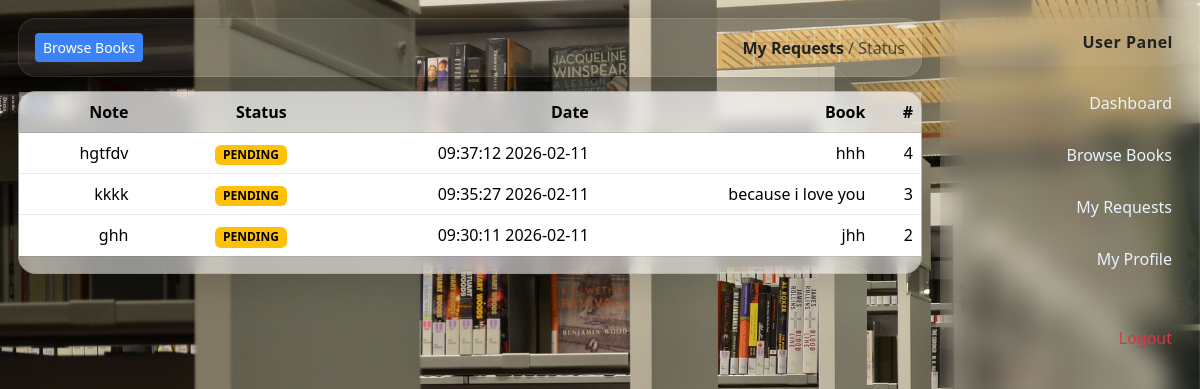
Screenshot of /user/my_requests.php (signed in) with the database file from the repository.
### tables this page shows
CREATE TABLE `requests` (
  `id` int(11) NOT NULL,
  `member_id` int(11) NOT NULL,
  `book_id` int(11) NOT NULL,
  `request_date` timestamp NOT NULL DEFAULT current_timestamp(),
  `status` enum('PENDING','APPROVED','REJECTED') DEFAULT 'PENDING',
  `note` varchar(255) DEFAULT NULL
);

CREATE TABLE `books` (
  `id` int(11) NOT NULL,
  `title` varchar(200) NOT NULL,
  `author` varchar(150) NOT NULL,
  `isbn` varchar(50) DEFAULT NULL,
  `quantity` int(11) NOT NULL DEFAULT 1,
  `available` int(11) NOT NULL DEFAULT 1,
  `created_at` timestamp NOT NULL DEFAULT current_timestamp(),
  `is_deleted` tinyint(1) NOT NULL DEFAULT 0
);

### includes/helpers.php (called while the page is built, shortened)
<?php
function e($str) {
  return htmlspecialchars($str ?? "", ENT_QUOTES, 'UTF-8');
}

### user/my_requests.php (the view, shortened to what this page needs)
<?php
require_once __DIR__ . "/../includes/config.php";
require_once __DIR__ . "/../includes/helpers.php";
$member_id = (int)$_SESSION["member_id"];
$q = $conn->prepare("SELECT r.id, r.request_date, r.status, r.note, b.title
                     FROM requests r JOIN books b ON b.id=r.book_id
                     WHERE r.member_id=? ORDER BY r.id DESC");
$q->bind_param("i", $member_id);
$q->execute();
$rows = $q->get_result();
require_once __DIR__ . "/user_header.php";
require_once __DIR__ . "/user_sidebar.php";
?>
<div class="main">
    <div class="topbar">
        <div><b>My Requests</b> <span class="text-muted">/ Status</span></div>
        <a class="btn btn-outline-primary btn-sm" href="browse_books.php">Browse Books</a>
    </div>
    <div class="cardx">
        <div class="table-responsive">
            <table class="table align-middle">
                <thead>
                    <tr>
                        <th>#</th>
                        <th>Book</th>
                        <th>Date</th>
                        <th>Status</th>
                        <th>Note</th>
                    </tr>
                </thead>
                <tbody>
                    <?php while ($r = $rows->fetch_assoc()): ?>
                        <tr>
                            <td><?= (int)$r["id"] ?></td>
                            <td><?= e($r["title"]) ?></td>
                            <td><?= e($r["request_date"]) ?></td>
                            <td>
                                <?php
                                $s = $r["status"];
                                $cls = $s === "PENDING" ? "text-bg-warning" : ($s === "APPROVED" ? "text-bg-success" : "text-bg-danger");
                                ?>
                                <span class="badge <?= $cls ?>"><?= e($s) ?></span>
                            </td>
                            <td><?= e($r["note"]) ?></td>
                        </tr>
                    <?php endwhile; ?>
                </tbody>
            </table>
        </div>
    </div>
</div>

### assets/css/style.css (style rules this page uses)
:root { --bg:#0b1220; --card: rgba(255,255,255,.07); --card2: rgba(255,255,255,.09); --text:#eaf1ff; --muted: rgba(234,241,255,.70); --line: rgba(255,255,255,.10); --primary:#4f8cff; --primary2:#2563eb; --danger:#ef4444; --shadow: 0 18px 55px rgba(0,0,0,.38); --radius: 18px; }
body { background: url("/library/assets/img/4.jpg"); background-size:cover; background-position:center; background-attachment:fixed; color:#222; }
.main { flex:1; padding:18px 18px 40px; }
.topbar { display:flex; align-items:center; justify-content:space-between; padding:14px 16px; border-radius: var(--radius); background: rgba(255,255,255,.06); border:1px solid var(--line); box-shadow: var(--shadow); margin-bottom:14px; }
.cardx { background: rgba(255,255,255,.55); border:1px solid rgba(0,0,0,.08); backdrop-filter: blur(8px); border-radius:18px; box-shadow: 0 12px 35px rgba(0,0,0,.15); color:#111; }
.btn-outline-primary { background:#3b82f6 !important; color:#fff !important; border:none !important; }
.table { background: transparent !important; color:#111 !important; }
.table thead th { background: rgba(255,255,255,.35) !important; color:#000 !important; font-weight:900 !important; border-bottom:1px solid rgba(0,0,0,.1) !important; }
.table td, .table th { border-color: rgba(0,0,0,.08) !important; }
.table tbody tr { background: rgba(255,255,255,.25); }

### rows the page displays
requests: id "4", book.title "hhh", request_date "2026-02-11 09:37:12", status "PENDING", note "hgtfdv"
requests: id "3", book.title "because i love you", request_date "2026-02-11 09:35:27", status "PENDING", note "kkkk"
requests: id "2", book.title "jhh", request_date "2026-02-11 09:30:11", status "PENDING", note "ghh"
